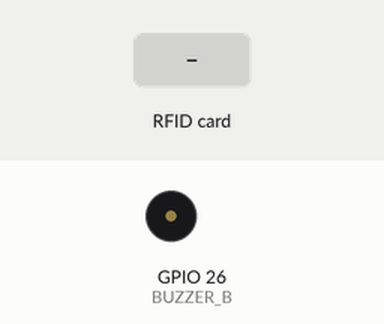
Bench run of a sketch on a simulated ESP32. On the bench: buzzer (waves = sounding). The test bench sets the inputs (shaded band). What the sketch prints to the serial monitor is not drawn.

Above: at 1.2 s.
1.3 s: RFID card 5E 7A 19 C4 held to the reader
Timing chart, 0 to 4.3 s (numbered marks = the images above; inputs shaded):
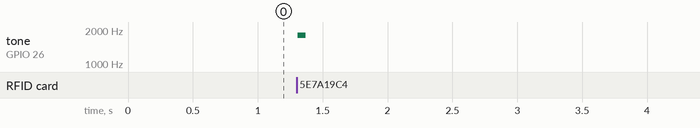

The sketch:

tappad_pad.ino
```cpp
// TapPad pad firmware: ESP32 + RC522 over SPI, two piezo buzzers.
//
// The pad does one thing: read a card UID and print one JSON line per event
// over USB serial at 115200 baud. It never decides whether a payment is
// approved; the server does. Shapes are in docs/protocol.md and pinned by
// crates/tappad-bridge/tests/firmware_lines.rs.
//
//   {"event":"ready","firmware":"0.1.0"}
//   {"event":"tap","uid":"04A3B2C1"}
//   {"event":"error","message":"reader not found"}
//
// Library: "MFRC522" by GithubCommunity (Arduino Library Manager).
// Board: ESP32 Dev Module.

#include <SPI.h>
#include <MFRC522.h>

// ── Pin config ────────────────────────────────────────────────
#define SS_PIN    5
#define RST_PIN   27
#define BUZZER_A  25   // high-pitch lead
#define BUZZER_B  26   // low resonance
// ─────────────────────────────────────────────────────────────

static const char FIRMWARE_VERSION[] = "0.1.0";

// After a tap, ignore the reader this long so one hold is one event.
static const unsigned long COOLDOWN_MS = 1500;

MFRC522 rfid(SS_PIN, RST_PIN);

// Short blip on both buzzers so the player knows the tap registered.
// The approval "ding" belongs to the game once the server says paid; the pad
// does not know the outcome and must not pretend to.
void blip(unsigned int hz, unsigned long ms) {
  tone(BUZZER_A, hz, ms);
  tone(BUZZER_B, hz, ms);
  delay(ms + 20);
  noTone(BUZZER_A);
  noTone(BUZZER_B);
}

void printReady() {
  Serial.print("{\"event\":\"ready\",\"firmware\":\"");
  Serial.print(FIRMWARE_VERSION);
  Serial.println("\"}");
}

void printError(const char* message) {
  Serial.print("{\"event\":\"error\",\"message\":\"");
  Serial.print(message);
  Serial.println("\"}");
}

// UID bytes as uppercase hex, no separators: 04 A3 B2 C1 -> "04A3B2C1".
void printTap(const MFRC522::Uid& uid) {
  static const char HEX_DIGITS[] = "0123456789ABCDEF";
  Serial.print("{\"event\":\"tap\",\"uid\":\"");
  for (byte i = 0; i < uid.size; i++) {
    Serial.print(HEX_DIGITS[uid.uidByte[i] >> 4]);
    Serial.print(HEX_DIGITS[uid.uidByte[i] & 0x0F]);
  }
  Serial.println("\"}");
}

void setup() {
  Serial.begin(115200);
  SPI.begin();
  rfid.PCD_Init();

  // VersionReg reads 0x00 or 0xFF when the RC522 is not wired or not powered.
  byte version = rfid.PCD_ReadRegister(MFRC522::VersionReg);
  if (version == 0x00 || version == 0xFF) {
    printError("reader not found");
  }
  printReady();
}

void loop() {
  if (!rfid.PICC_IsNewCardPresent() || !rfid.PICC_ReadCardSerial()) {
    return;
  }

  printTap(rfid.uid);
  blip(1800, 60);

  rfid.PICC_HaltA();
  rfid.PCD_StopCrypto1();
  delay(COOLDOWN_MS);
}
```

Measured:
- after the input at 1.3 s, tone on GPIO 26 (BUZZER_B): silent → 1800 Hz at once, → silent 0.06 s later
